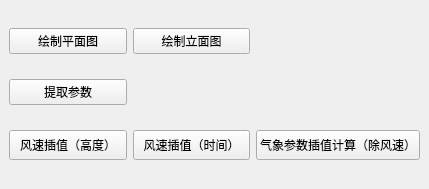
<?xml version="1.0" encoding="UTF-8"?>
<ui version="4.0">
 <class>MainWindow</class>
 <widget class="QMainWindow" name="MainWindow">
  <property name="geometry">
   <rect>
    <x>0</x>
    <y>0</y>
    <width>429</width>
    <height>189</height>
   </rect>
  </property>
  <property name="windowTitle">
   <string>WRF后处理</string>
  </property>
  <widget class="QWidget" name="centralwidget">
   <layout class="QGridLayout" name="gridLayout">
    <item row="2" column="0">
     <widget class="QPushButton" name="pushButton">
      <property name="minimumSize">
       <size>
        <width>0</width>
        <height>30</height>
       </size>
      </property>
      <property name="text">
       <string>风速插值（高度）</string>
      </property>
     </widget>
    </item>
    <item row="2" column="2">
     <widget class="QPushButton" name="pushButton_3">
      <property name="minimumSize">
       <size>
        <width>0</width>
        <height>30</height>
       </size>
      </property>
      <property name="text">
       <string>气象参数插值计算（除风速）</string>
      </property>
     </widget>
    </item>
    <item row="2" column="1">
     <widget class="QPushButton" name="pushButton_2">
      <property name="minimumSize">
       <size>
        <width>0</width>
        <height>30</height>
       </size>
      </property>
      <property name="text">
       <string>风速插值（时间）</string>
      </property>
     </widget>
    </item>
    <item row="0" column="0">
     <widget class="QPushButton" name="pushButton_4">
      <property name="text">
       <string>绘制平面图</string>
      </property>
     </widget>
    </item>
    <item row="1" column="0">
     <widget class="QPushButton" name="pushButton_5">
      <property name="text">
       <string>提取参数</string>
      </property>
     </widget>
    </item>
    <item row="0" column="1">
     <widget class="QPushButton" name="pushButton_6">
      <property name="text">
       <string>绘制立面图</string>
      </property>
     </widget>
    </item>
   </layout>
  </widget>
 </widget>
 <resources/>
 <connections/>
</ui>
